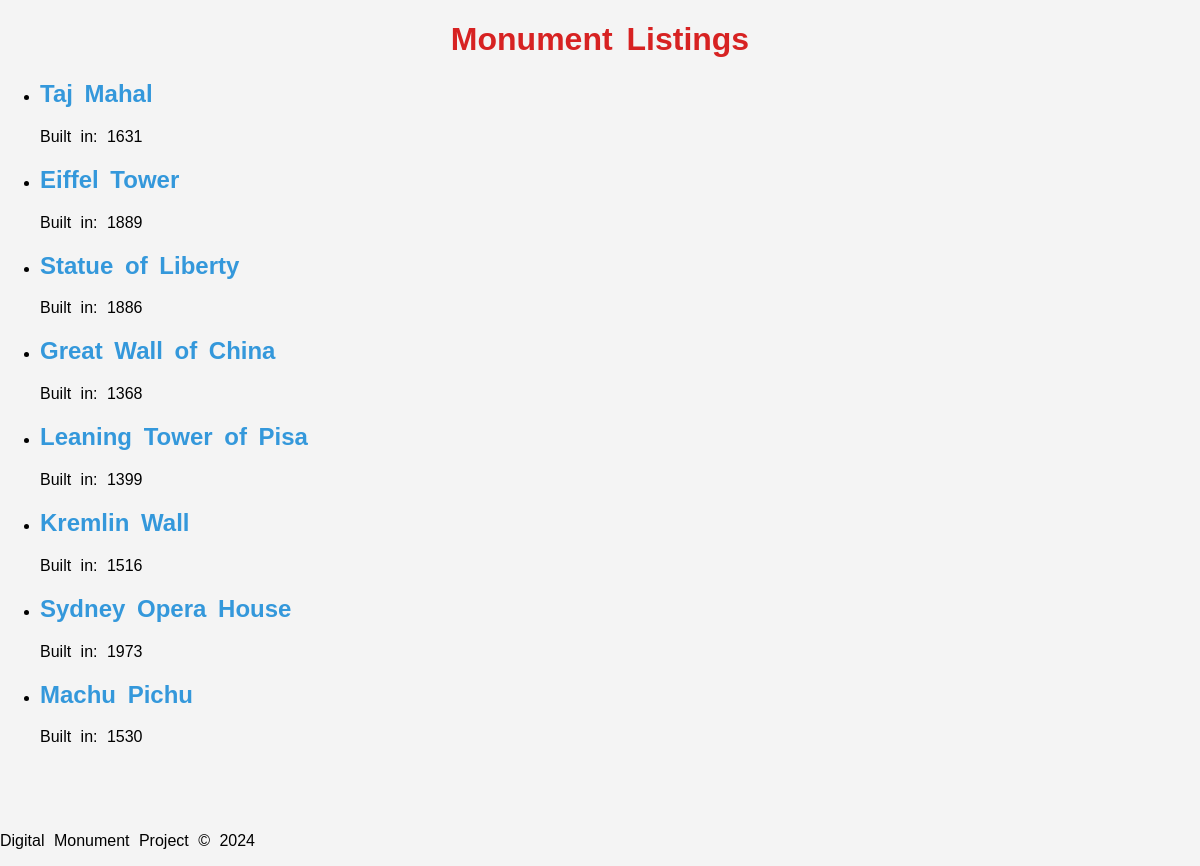
The page / on the database its author committed.
### monument/models.py (models this page shows)
class Monument(models.Model):
    name = models.CharField(max_length=200)
    description = models.TextField()
    year_built = models.PositiveIntegerField()
    image = models.ImageField(upload_to='monuments/', null=True, blank=True)
    def __str__(self):
        return self.name

### monument/views.py (the view)
# urls.py: 2. Add a URL to urlpatterns:  path('', views.home, name='home')
def home(request):
    monuments = Monument.objects.all()
    return render(request, 'monument/home.html', {'monuments': monuments})

### monument/templates/monument/home.html (shortened to what this page needs)
{% load static %}
<!DOCTYPE html>
<html lang="en">
<head>
    <link rel="stylesheet" href="{% static 'style/css/styles.css' %}">
</head>
<body>
    <div class="container">
        <h1><center>Monument Listings</center></h1>
        <ul class="monument-list">
            {% for monument in monuments %}
                <li>
                    <h2>
                        <a href="{% url 'monument_detail' monument.pk %}">{{ monument.name }}</a>
                    </h2>
                    <p>Built in: {{ monument.year_built }}</p>
                </li>
            {% endfor %}
        </ul>
    </div>
    <br>
    <br>
    <br>
    <footer>
        <p>Digital Monument Project © 2024</p>
    </footer>
</body>
</html>

### monument/static/style/css/styles.css (style rules this page uses)
body { font-family: Arial, sans-serif; background-color: #f4f4f4; margin: 0; padding: 0; word-spacing: 5px; }
h1, h2 { color: #d72222; }
p { word-spacing: 5px; }
a { color: #3498db; text-decoration: none; }

### rows shown on the page
Monument: name "Taj Mahal", year_built "1631"
Monument: name "Eiffel Tower", year_built "1889"
Monument: name "Statue of Liberty", year_built "1886"
Monument: name "Great Wall of China", year_built "1368"
Monument: name "Leaning Tower of Pisa", year_built "1399"
Monument: name "Kremlin Wall", year_built "1516"
Monument: name "Sydney Opera House", year_built "1973"
Monument: name "Machu Pichu", year_built "1530"
